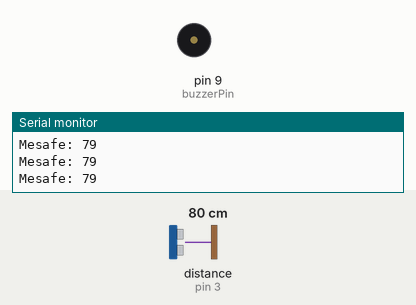
A sketch run on a simulated Arduino Uno, built with avr-gcc and run on an emulated ATmega328P. Parts: buzzer (waves = sounding), the last lines printed to the serial monitor. Wiring (inferred from the names in the program): ultrasonic range finder: trigger pin 2; echo pin 3. The inputs (shaded band) are chosen by the test bench; at power-on: distance to the obstacle (sensor on pin 3) 80 cm. The echo pulse lasts 58.3 µs per cm.

Above: at 1.2 s.
1.3 s: distance to the obstacle (sensor on pin 3) set to 2 cm
At 2.1 s:
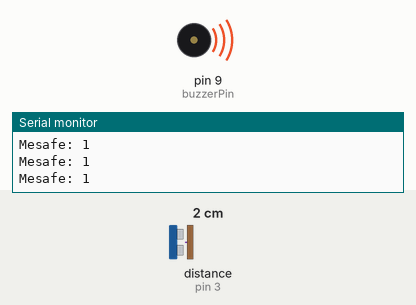
2.9 s: distance to the obstacle (sensor on pin 3) set to 4 cm
At 3.6 s:
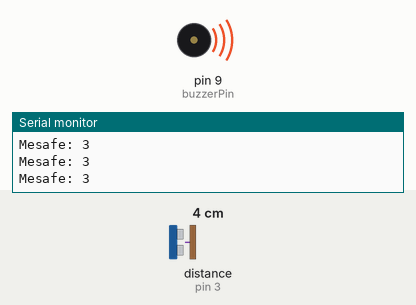
Timing chart, 0 to 5.9 s (numbered marks = the images above; inputs shaded):
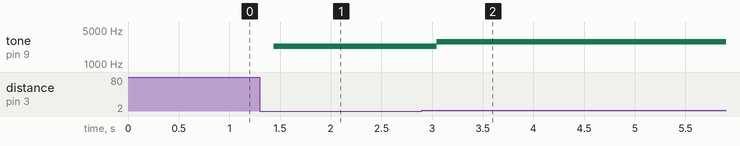

The sketch:

ultrasonic_buzzer_1.ino
```cpp
// Ultrasonik sensörün bağlı olduğu pinler
const int trigPin = 2; // Tetikleme pini
const int echoPin = 3; // Yanıt pini

// Buzzer'ın bağlı olduğu pin
const int buzzerPin = 9;

// Park mesafesi
const int parkDistance = 10; // cm

void setup() {
  pinMode(trigPin, OUTPUT); // Tetikleme pini çıkış olarak ayarla
  pinMode(echoPin, INPUT); // Yanıt pini giriş olarak ayarla
  pinMode(buzzerPin, OUTPUT); // Buzzer pinini çıkış olarak ayarla
  Serial.begin(9600); // Seri iletişimi başlat
}

void loop() {
  long duration, distance;

  // Ultrasonik sensörden mesafeyi ölç
  digitalWrite(trigPin, LOW);
  delayMicroseconds(2);
  digitalWrite(trigPin, HIGH);
  delayMicroseconds(10);
  digitalWrite(trigPin, LOW);

  duration = pulseIn(echoPin, HIGH);

  // Mesafeyi hesapla
  distance = (duration / 2) / 29.1;

  // Mesafeyi seri monitöre yazdır
  Serial.print("Mesafe: ");
  Serial.println(distance);

  // Park mesafesini kontrol et ve uyarı ver
  if (distance <= parkDistance) {
    int frequency = map(distance, 0, parkDistance, 2000, 5000); // Mesafeye göre frekansı hesapla
    tone(buzzerPin, frequency); // Buzzer'ı çal
  } else {
    noTone(buzzerPin); // Buzzer'ı durdur
  }

  delay(200); // Ölçüm aralığı için bekle
}


/*
_____Bağlantı şeması_____

Ultrasonik Sensör:
  - VCC --> Arduino 5V
  - GND --> Arduino GND
  - Trig --> Arduino D2
  - Echo --> Arduino D3

Buzzer:
  - Uzun bacak (Anot) --> Arduino D9
  - Kısa bacak (Katot) --> Arduino GND


*/
```

Measured:
- after the input at 1.3 s, tone on pin 9 (buzzerPin): silent → 2300 Hz after 0.14 s
- after the input at 2.9 s, tone on pin 9 (buzzerPin): 2300 Hz → 2900 Hz after 0.15 s
